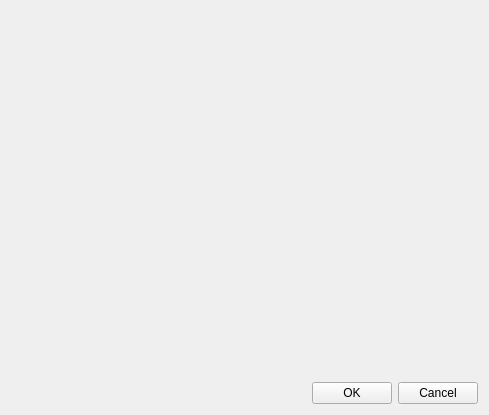
<?xml version="1.0" encoding="UTF-8"?>
<ui version="4.0">
 <class>CurveEditDlg</class>
 <widget class="QDialog" name="CurveEditDlg">
  <property name="geometry">
   <rect>
    <x>0</x>
    <y>0</y>
    <width>489</width>
    <height>415</height>
   </rect>
  </property>
  <property name="windowTitle">
   <string>Curve Editor</string>
  </property>
  <property name="windowIcon">
   <iconset resource="../QtResources/resources.qrc">
    <normaloff>:/GuiFoundation/EZ-logo.svg</normaloff>:/GuiFoundation/EZ-logo.svg</iconset>
  </property>
  <layout class="QVBoxLayout" name="verticalLayout">
   <item>
    <widget class="wdQtCurve1DEditorWidget" name="CurveEditor" native="true"/>
   </item>
   <item>
    <layout class="QHBoxLayout" name="horizontalLayout">
     <item>
      <spacer name="horizontalSpacer">
       <property name="orientation">
        <enum>Qt::Horizontal</enum>
       </property>
       <property name="sizeHint" stdset="0">
        <size>
         <width>40</width>
         <height>20</height>
        </size>
       </property>
      </spacer>
     </item>
     <item>
      <widget class="QPushButton" name="ButtonOk">
       <property name="text">
        <string>OK</string>
       </property>
       <property name="autoDefault">
        <bool>false</bool>
       </property>
      </widget>
     </item>
     <item>
      <widget class="QPushButton" name="ButtonCancel">
       <property name="text">
        <string>Cancel</string>
       </property>
       <property name="autoDefault">
        <bool>false</bool>
       </property>
      </widget>
     </item>
    </layout>
   </item>
  </layout>
 </widget>
 <customwidgets>
  <customwidget>
   <class>wdQtCurve1DEditorWidget</class>
   <extends>QWidget</extends>
   <header location="global">GuiFoundation/Widgets/Curve1DEditorWidget.moc.h</header>
   <container>1</container>
  </customwidget>
 </customwidgets>
 <resources>
  <include location="../QtResources/resources.qrc"/>
 </resources>
 <connections/>
</ui>
